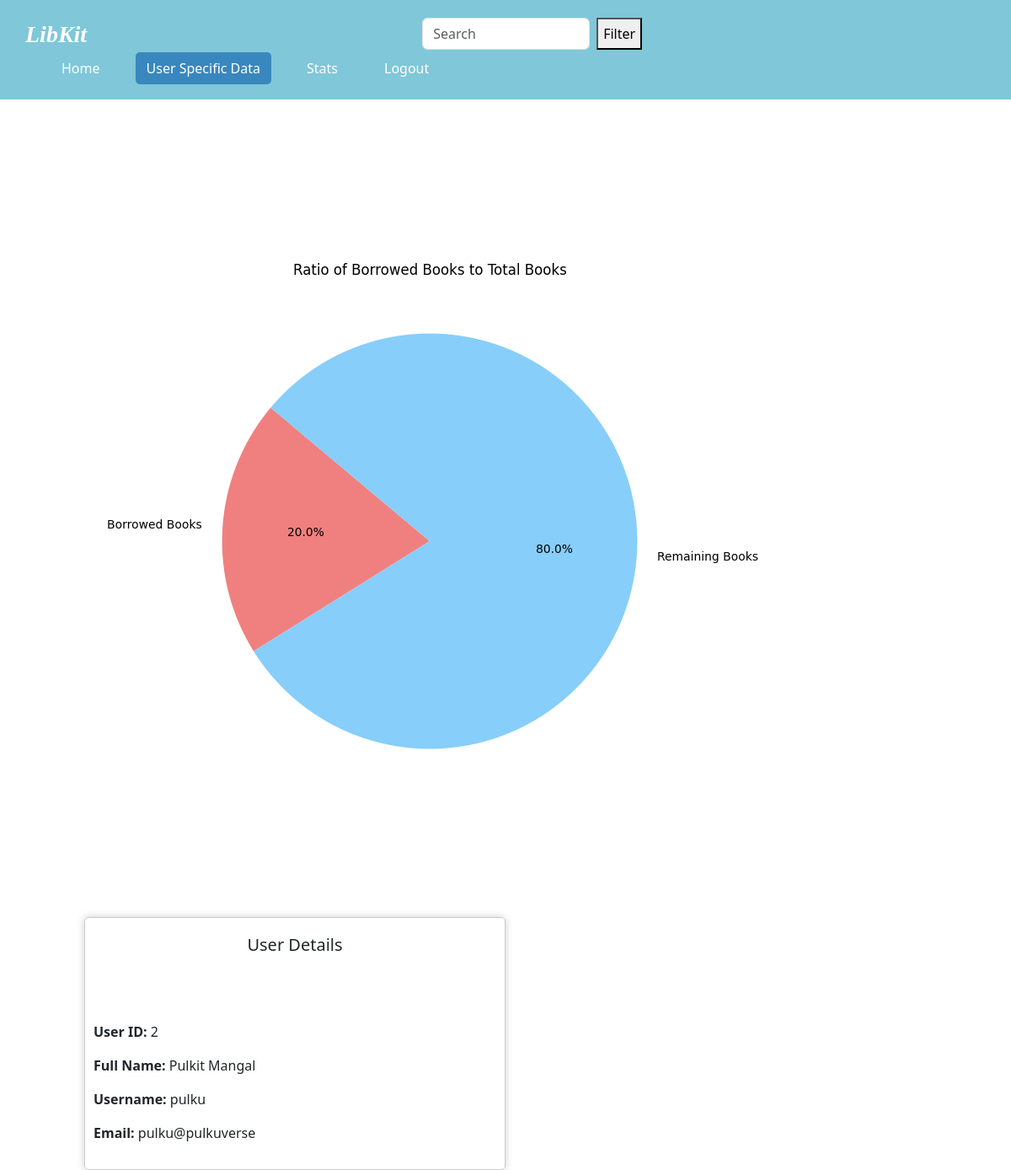
Screenshot of /2/user_info (signed in) with the database file from the repository.
### Applications/models.py (models this page shows)
class User(db.Model, UserMixin):
    id = db.Column(db.Integer, primary_key=True)
    name = db.Column(db.String(80), nullable=False)
    username = db.Column(db.String(120), unique=True, nullable=False)
    email = db.Column(db.String(120), unique=True, nullable=False)
    password = db.Column(db.String(120), nullable=False)
    type = db.Column(db.String(80), default='user')
    requests = db.relationship('Request', backref='user')
    feedbacks = db.relationship('Feedback', backref='borrowed_feedbacks')

### Applications/controller.py (the view)
@app.route('/<int:id>/user_info')
@login_required
def user_info(id):
    import matplotlib
    matplotlib.use('Agg')  # Use Agg backend which doesn't require a GUI
    import matplotlib.pyplot as plt
    if current_user.type=='user':
        return render_template('UA.html', error='You are not authorized to view this page')
    data=User.query.filter_by(id=id)
    books = Books.query.all()
    user_books=Feedback.query.filter_by(borrow_user_id=id).all()
    borrowed_books = len(user_books)
    total_books = len(books)
    borrowed_ratio = borrowed_books / total_books
    remaining_ratio = 1 - borrowed_ratio
    labels = ['Borrowed Books', 'Remaining Books']
    sizes = [borrowed_ratio, remaining_ratio]
    colors = ['lightcoral', 'lightskyblue']
    plt.figure(figsize=(8, 8))
    plt.pie(sizes, labels=labels, colors=colors, autopct='%1.1f%%', startangle=140)
    plt.title('Ratio of Borrowed Books to Total Books')
    buffer = BytesIO()
    plt.savefig(buffer, format='png')
    buffer.seek(0)
    chart_data = base64.b64encode(buffer.getvalue()).decode()
    plt.close()
    return render_template('user_info.html', data=data, chart_data=chart_data)

### Applications/controller.py (called while the page is built)
@login_manager.user_loader
def load_user(user_id):
    return User.query.get(int(user_id))

### templates/user_info.html (shortened to what this page needs)
<!DOCTYPE html>
<html lang="en">
<head>
    <link href="https://cdn.jsdelivr.net/npm/bootstrap@5.3.3/dist/css/bootstrap.min.css" rel="stylesheet">
    <link rel="stylesheet" href="/static/user_info.css">
</head>
<body>
    <header>
        <nav class="navbar navbar-default" style="background-color: #7FC7D9; padding:18px;">
          <div class="container-fluid">
            <div class="navbar-header">
              <a class="navbar-brand" href="/admin_dash" style="font-size: 28px;"><span style="font-family: Zapfino; font-style: italic;color:white"><strong>LibKit</strong></span></a>
            </div>
            <div class="container-fluid col-md-3" style="margin-left: 370px;">
              <form class="d-flex" role="search" method="post" action="/search">
                <input class="form-control me-2 " type="search" placeholder="Search" aria-label="Search" name="search">
                <button type="submit">Filter</button>
              </form>
            </div>
            <ul class="nav navbar-nav navbar-right">
              <li>
                <div class="btn-group">
                  <button type="submit" class="btn btn-outline  navbar-btn" onclick="window.location.href='/admin_dash'" style=" border-radius: 5px;">Home</button>
                  <button type="submit" class="btn navbar-btn" onclick="location.reload()" style="background-color: #3887BE; margin-right: 30px; border-radius: 5px; color: white">User Specific Data</button>
                  <button type="submit" class="btn btn-outline  navbar-btn" onclick="window.location.href='/general_stats'" style="border-radius: 5px;">Stats</button>
                  <button type="submit" class="btn btn-outline  navbar-btn" onclick="window.location.href='/login'" style="border-radius: 5px;">Logout</button>
                </div>
              </li>
            </ul>
          </div>
        </nav>
      </header>
      <div class="shop-section">
        {%for i in data%}
        <img alt="Pie Chart">
          <div class="box1 box">
            <h5 >User Details</h5>
            <p ><strong>User ID:</strong>  {{i.id}}</p>
            <p ><strong>Full Name:</strong>  {{i.name}}</p>
            <p ><strong>Username:</strong>  {{i.username}}</p>
            <p ><strong>Email:</strong>  {{i.email}}</p>
          </div>
       {%endfor%}
      </div>
</body>
</html>

### static/user_info.css (style rules this page uses)
.shop-section { display: flex; flex-wrap: wrap; margin-left: 100px; vertical-align:bottom; margin-top: 120px; }
.box { height: 300px; width: 500px; padding: 20px 0px 15px; margin-top: 50px; border: 1px solid #ccc; border-radius: 5px; box-shadow: 0px 0px 10px rgba(0, 0, 0, 0.2); display: flex; flex-direction: column; justify-content: flex-end; transition: transform 0.3s ease; }
.box p { margin-left: 10px; }
.box h5 { margin-bottom: auto; text-align: center; }

### templates/user_info.html (style rules this page uses)
.btn-outline { background-color: transparent; color: white; border: 1px solid #7FC7D9; margin-right: 30px; }
.btn-outline:first-child { margin-left: 30px; }

### rows the page displays
User: id "2", name "Pulkit Mangal", username "pulku", email "pulku@pulkuverse"
